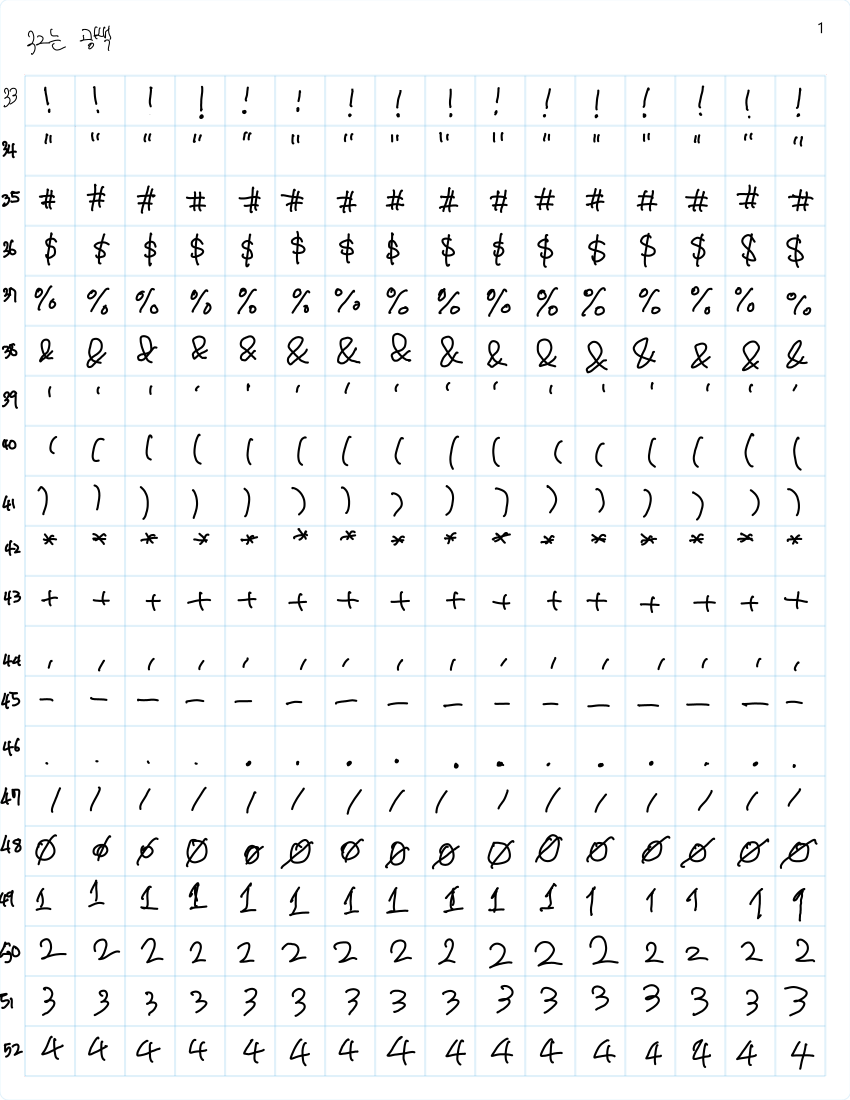
#> input picture predataset/eascii1.png, 2550 x 3300 px (shown at 1/3 size)
$ jupyter execute split_image.ipynb
#> lines starting #> are read from the running program, lines starting #| are printed output that depends on the picture; after the words box and inside, x2 and y2 are one past the last pixel; in counts of white or black regions, pixels touching at a corner belong together
[cell 1]
import os
import cv2
import numpy as np
import matplotlib.pyplot as plt

[cell 2]
orig_img = cv2.imread("./predataset/eascii1.png", cv2.IMREAD_COLOR)
#> orig_img is the input picture: shape (3300, 2550, 3); mean B, G, R 245.8, 245.1, 243.9
table = cv2.inRange(orig_img, (0, 0, 240), (0, 0, 255))
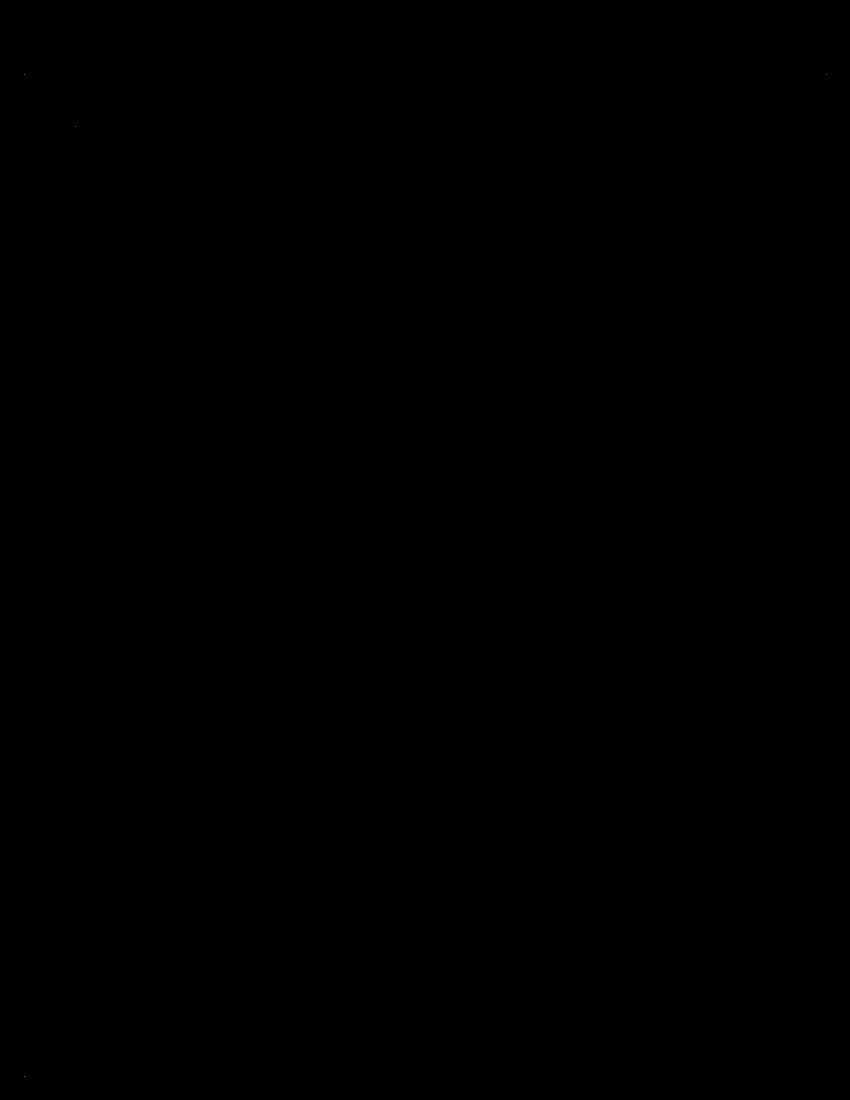
#> table: shape (3300, 2550) (shown at 1/3 size); 0% white in thin lines or dots, all inside (x1, y1, x2, y2) = (72, 224, 2479, 3231)
txtimg = cv2.inRange(orig_img, (0, 0, 0), (32, 32, 32))
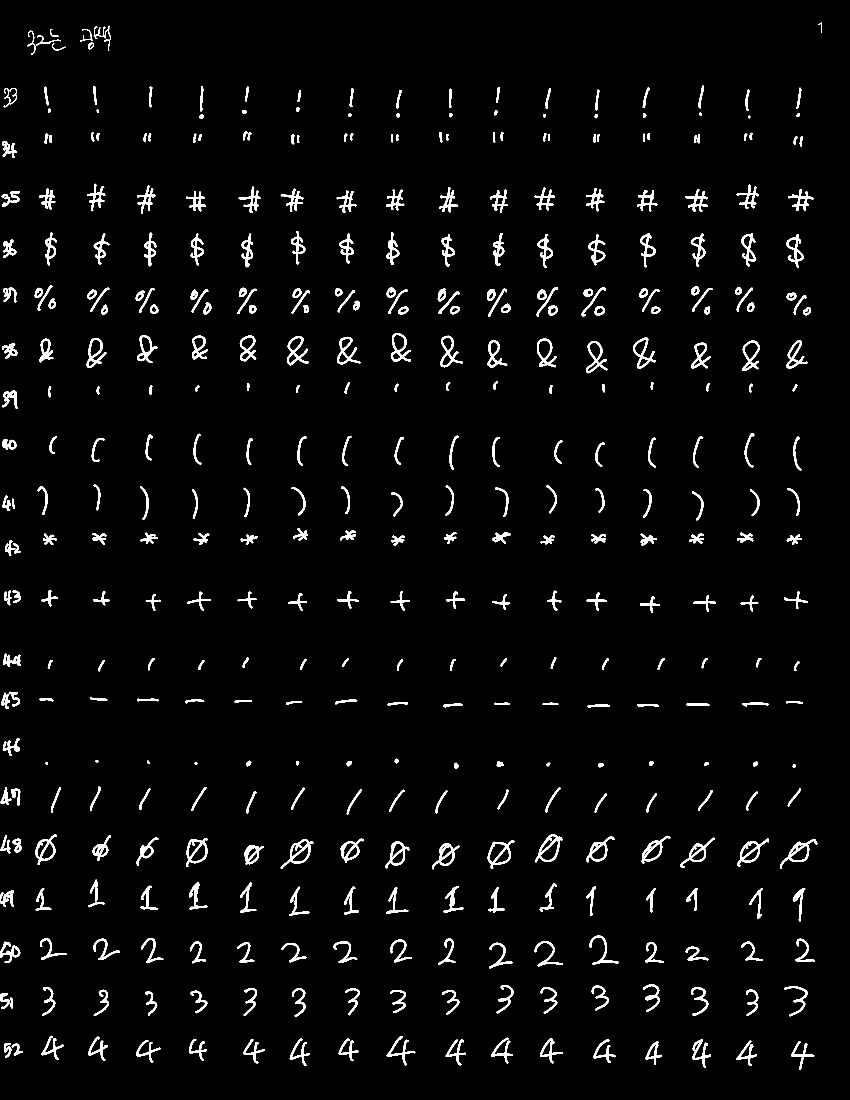
#> txtimg: shape (3300, 2550) (shown at 1/3 size); 3.1% white; 425 white regions, largest, box (x1, y1, x2, y2) and area: (842, 2517, 940, 2607) 1928, (2340, 2517, 2452, 2606) 1881, (1606, 2503, 1687, 2587) 1828

print(table.max())
#| 255

gray_img = cv2.cvtColor(orig_img, cv2.COLOR_BGR2GRAY)

table = cv2.bitwise_and(gray_img, gray_img, mask=table)
txtimg = cv2.bitwise_not(gray_img, mask=txtimg)
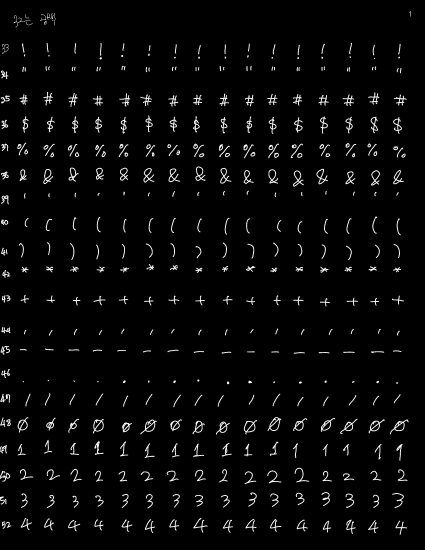
#> txtimg: shape (3300, 2550) (shown at 1/6 size); min 0, max 255, mean 7.8

print(table.max())
#| 76

txtimg_n = cv2.bitwise_not(txtimg)
#table = cv2.bitwise_and(table, txtimg_n)

ret, table = cv2.threshold(table, 5, 255, cv2.THRESH_BINARY)
ret, txtimg = cv2.threshold(txtimg, 180, 255, cv2.THRESH_BINARY)

cv2.imwrite("ee.png", table)

print(table.max())
#| 255

pointList = np.array(table)
pointList = np.nonzero(pointList)
#> pointList = ([224, 224, 379, 3230], [72, 2478, 227, 72])

print(pointList)
#| (array([ 224,  224,  379, 3230]), array([  72, 2478,  227,   72]))

[cell 3]
# boxStartPoint, boxEndPoint, rolMax, colMax
boxStartPoint = [pointList[1][0], pointList[0][0]]
#> boxStartPoint = [72, 224]
boxEndPoint = [pointList[1][2], pointList[0][2]]
#> boxEndPoint = [227, 379]
rolMax = [pointList[1][1], pointList[0][1]]
#> rolMax = [2478, 224]
colMax = [pointList[1][3], pointList[0][3]]
#> colMax = [72, 3230]

boxSize = [boxEndPoint[0] - boxStartPoint[0], boxEndPoint[1] - boxStartPoint[1]]
#> boxSize = [155, 155]

rolMaxCount = int((rolMax[0] - boxStartPoint[0]) / boxSize[1])
#> rolMaxCount = 15
colMaxCount = int((colMax[1] - boxStartPoint[1]) / boxSize[1])
#> colMaxCount = 19

print(boxSize)
#| [155, 155]
print(rolMaxCount)
#| 15
print(colMaxCount)
#| 19

[cell 4]
textnum = int(input())
#> the answer given: 3
os.makedirs('dataset',exist_ok=True)
for d in range(colMaxCount):
    os.makedirs('dataset/'+str(textnum),exist_ok=True)
    for f in range(rolMaxCount):
        splitOne = txtimg[boxStartPoint[1]+(boxSize[1]*d):boxEndPoint[1]+(boxSize[1]*d), boxStartPoint[0]+(boxSize[0]*f):boxEndPoint[0]+(boxSize[0]*f)]
        print(str(d)+' '+str(f))
        rsSo = cv2.resize(splitOne, dsize=(28,28), interpolation=cv2.INTER_LINEAR)
        cv2.imwrite('dataset/'+str(textnum)+'/'+str(f)+'.png', rsSo)
    textnum += 1
#> this loop made 19 passes
#> pass 1, `cv2.imwrite('dataset/'+str(textnum)+'/'+str(f)+'.png', rsSo)`:
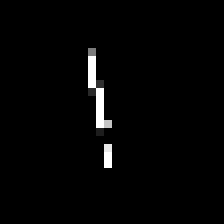
#> saved as 0.png: shape (28, 28) (shown 8 times larger); min 0, max 255, mean 4.4
#> pass 1, `cv2.imwrite('dataset/'+str(textnum)+'/'+str(f)+'.png', rsSo)`:
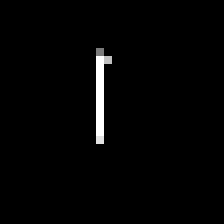
#> saved as 2.png: shape (28, 28) (shown 8 times larger); min 0, max 255, mean 3.9
#> pass 1, `cv2.imwrite('dataset/'+str(textnum)+'/'+str(f)+'.png', rsSo)`:
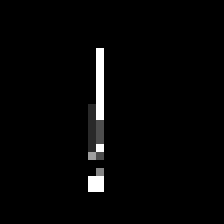
#> saved as 3.png: shape (28, 28) (shown 8 times larger); min 0, max 255, mean 5.6
#> after the loop:
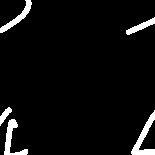
#> splitOne: shape (155, 155); 4.9% white; 5 white regions, box (x1, y1, x2, y2) and area: (131, 110, 155, 155) 359, (4, 119, 28, 155) 295, (0, 0, 32, 33) 251, (126, 17, 155, 35) 176, (0, 107, 12, 126) 96
#> after the loop, textnum = 22

[cell 5]
plt.imshow(orig_img)
plt.show()
plt.imshow(table)
plt.show()
plt.imshow(txtimg)
plt.show()

plt.imshow(txtimg_n)
plt.show()

[cell 6]
cv2.imwrite("cc.png", txtimg)
#> Out = True

$ run again, with predataset/ascii2.png copied over predataset/eascii1.png
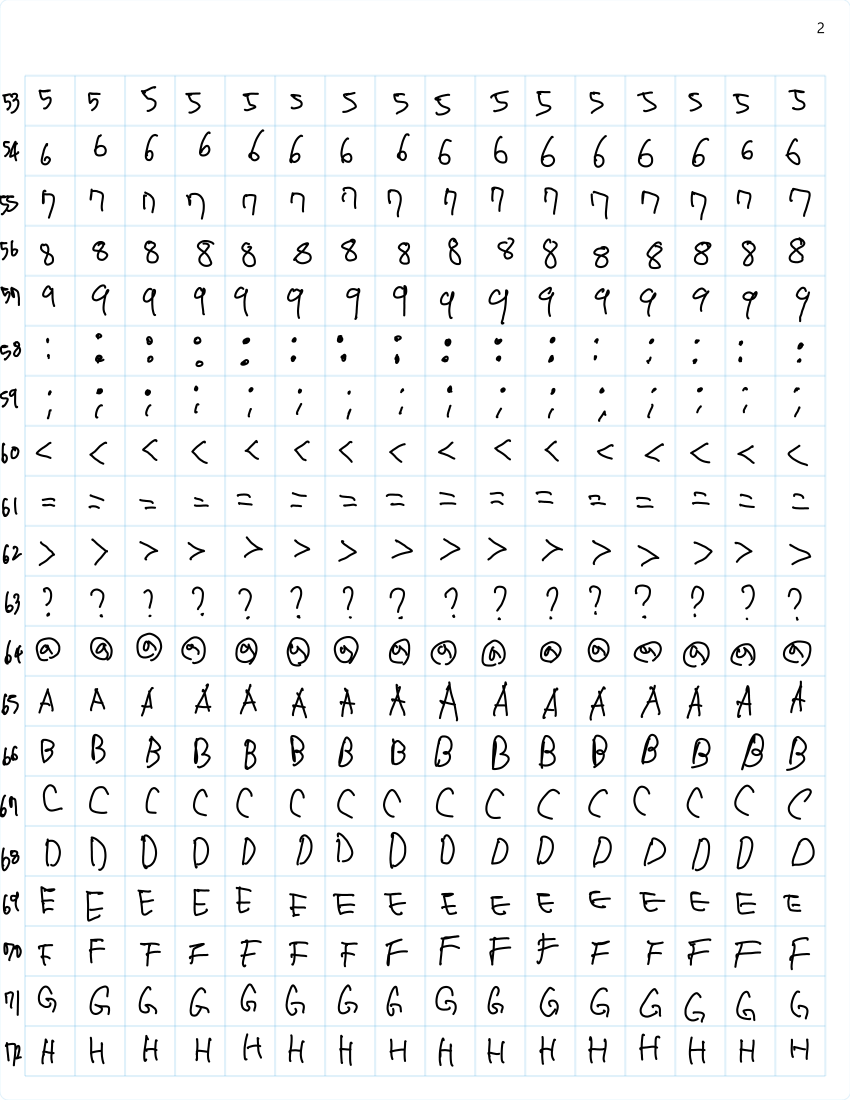
#> input picture predataset/ascii2.png, 2550 x 3300 px (shown at 1/3 size)
#> orig_img is the input picture: shape (3300, 2550, 3); mean B, G, R 243.7, 243, 241.8
#> table: shape (3300, 2550); every value is 0
#> `txtimg = cv2.inRange(orig_img, (0, 0, 0), (32, 32, 32))`:
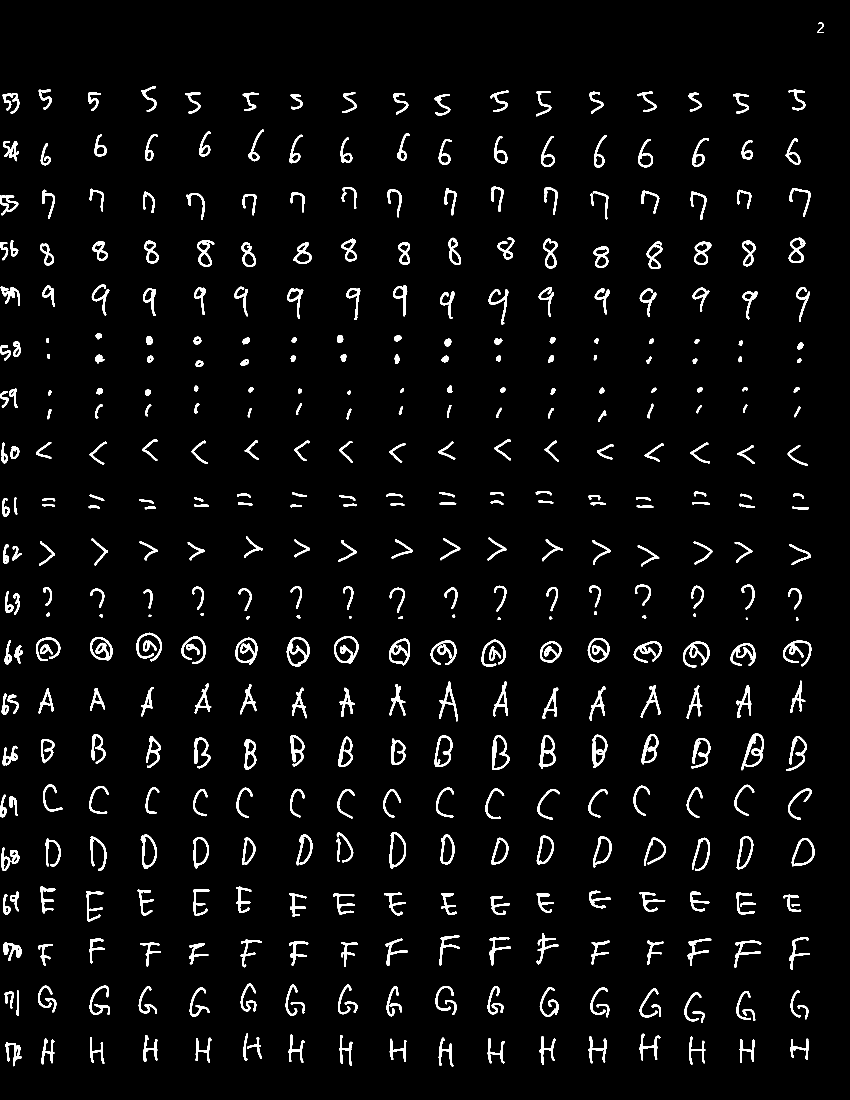
#> txtimg: shape (3300, 2550) (shown at 1/3 size); 3.8% white; 446 white regions, largest, box (x1, y1, x2, y2) and area: (2224, 2200, 2292, 2311) 2136, (860, 1911, 929, 1999) 1898, (706, 1913, 772, 1994) 1852
#| 0
#> `txtimg = cv2.bitwise_not(gray_img, mask=txtimg)`:
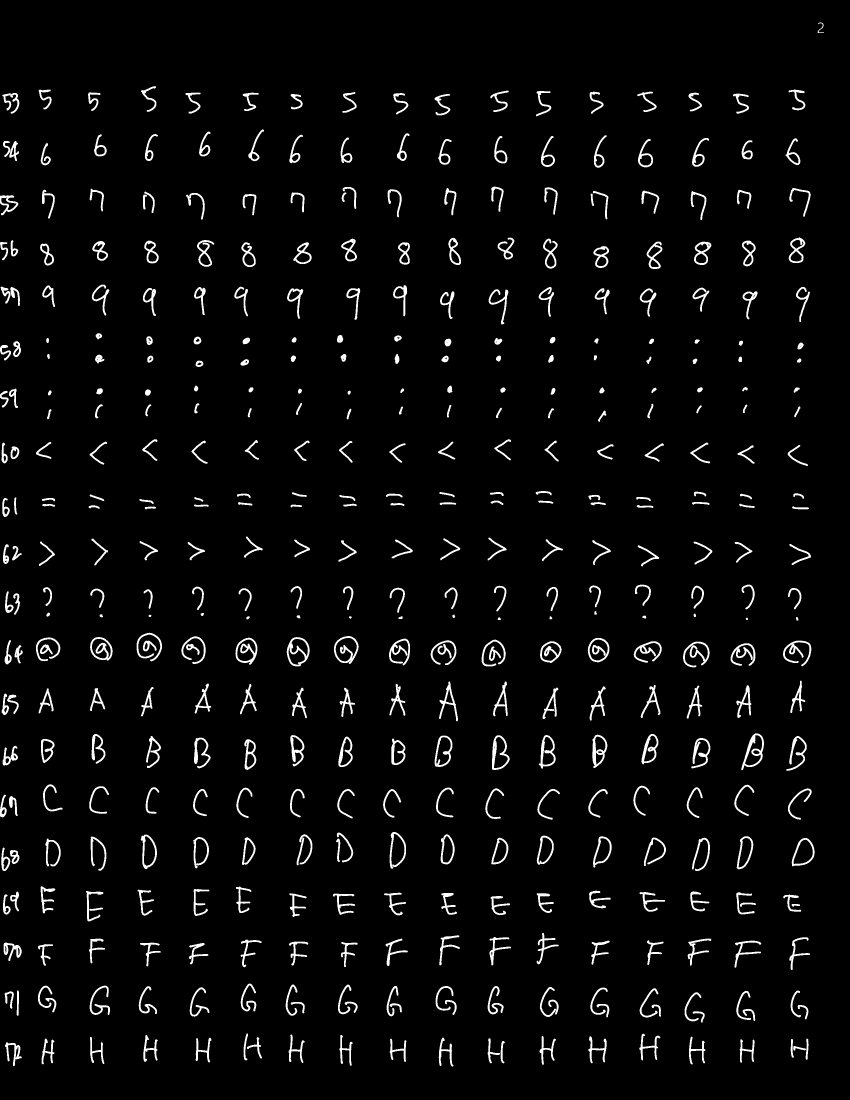
#> txtimg: shape (3300, 2550) (shown at 1/3 size); min 0, max 255, mean 9.7
#| 0
#| 0
#> pointList = (empty array, empty array)
#| (array([], dtype=int64), array([], dtype=int64))
#> Out = True

$ run again, with predataset/ascii3.png copied over predataset/eascii1.png
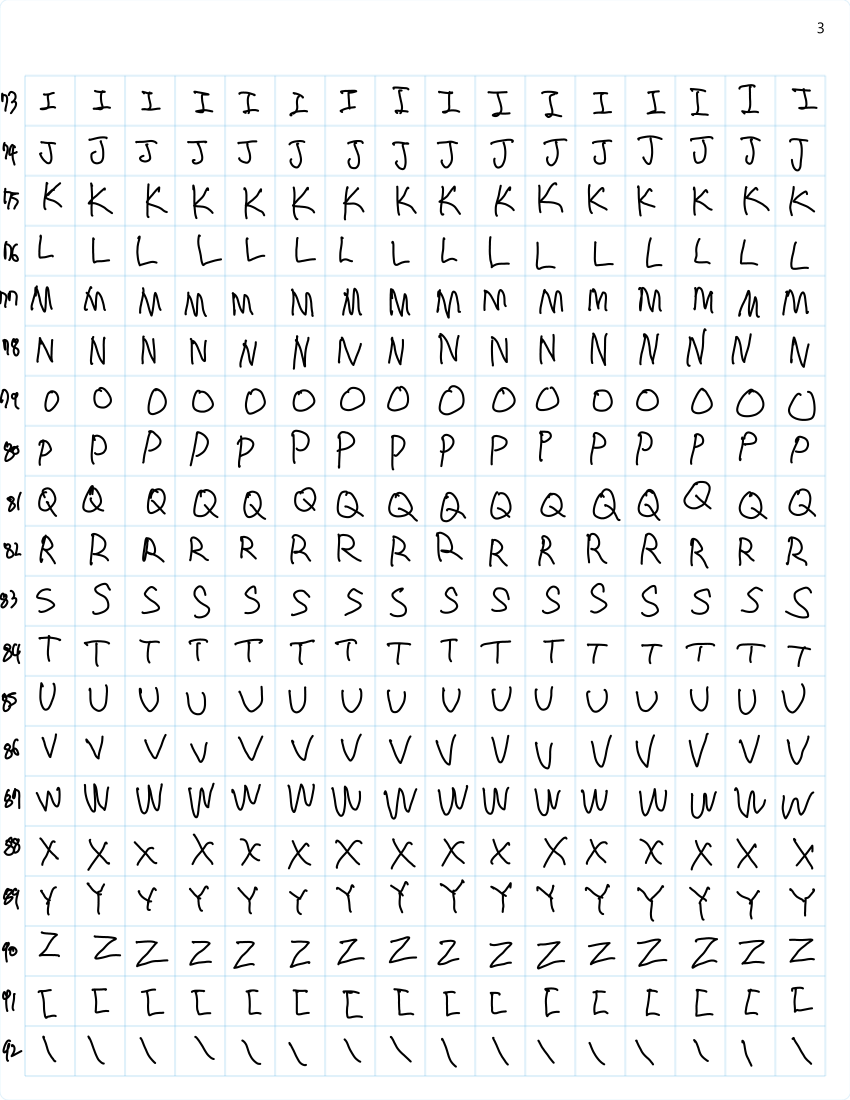
#> input picture predataset/ascii3.png, 2550 x 3300 px (shown at 1/3 size)
#> orig_img is the input picture: shape (3300, 2550, 3); mean B, G, R 242, 241.3, 240
#> table: shape (3300, 2550); every value is 0
#> `txtimg = cv2.inRange(orig_img, (0, 0, 0), (32, 32, 32))`:
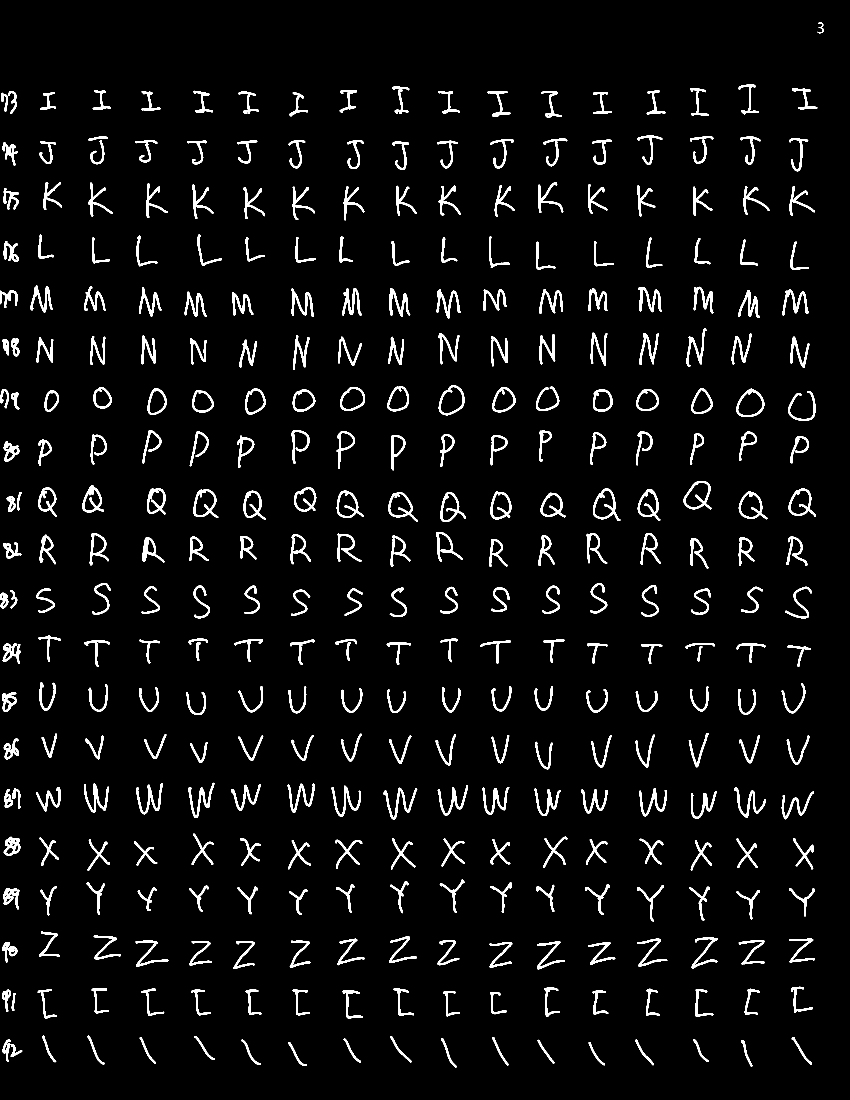
#> txtimg: shape (3300, 2550) (shown at 1/3 size); 4.4% white; 369 white regions, largest, box (x1, y1, x2, y2) and area: (1151, 2363, 1252, 2459) 1901, (409, 2350, 488, 2443) 1833, (252, 2350, 327, 2437) 1803
#| 0
#> `txtimg = cv2.bitwise_not(gray_img, mask=txtimg)`:
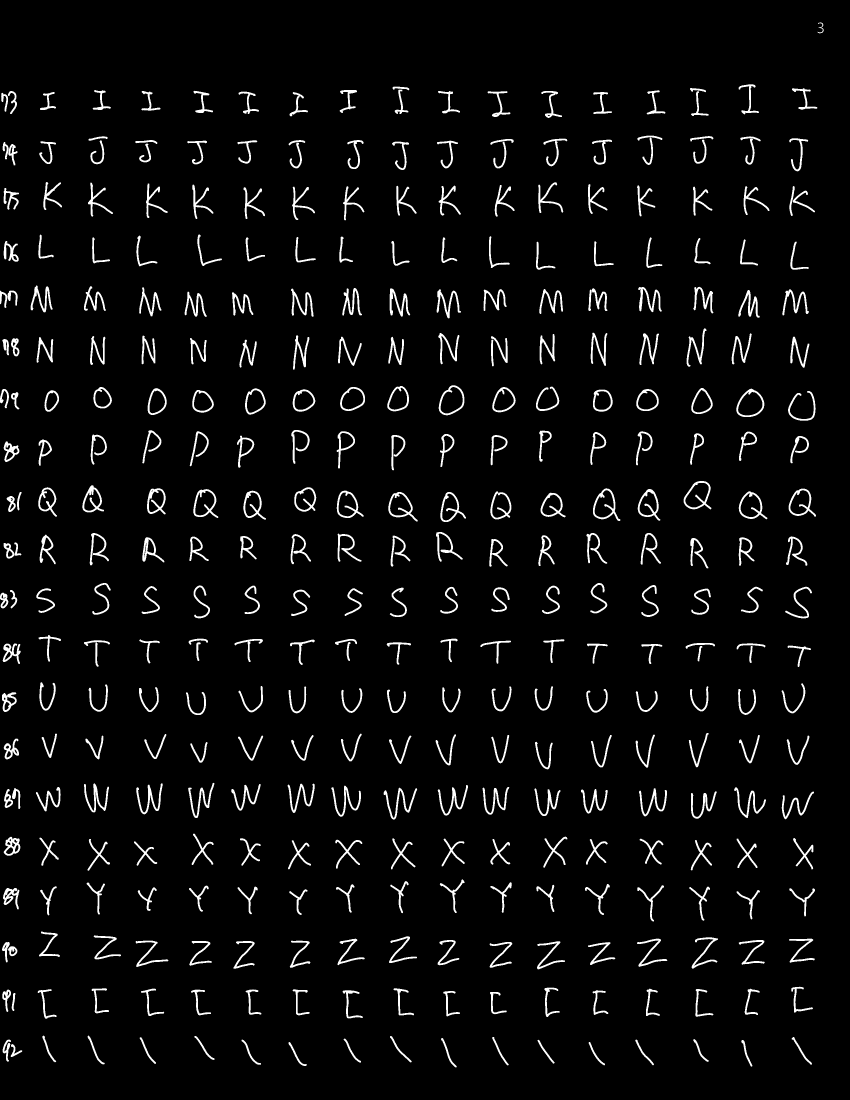
#> txtimg: shape (3300, 2550) (shown at 1/3 size); min 0, max 255, mean 11.2
#| 0
#| 0
#> pointList = (empty array, empty array)
#| (array([], dtype=int64), array([], dtype=int64))
#> Out = True
